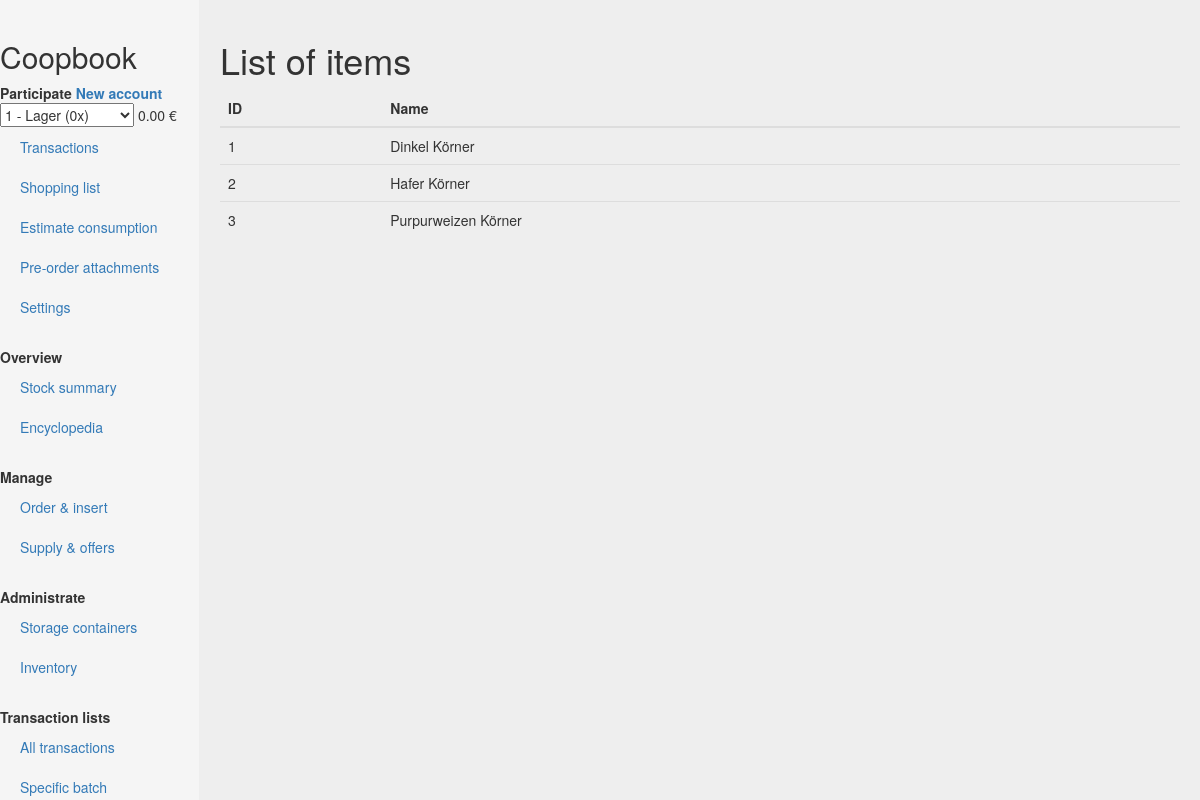
The page /itemlist on the database as committed earlier.
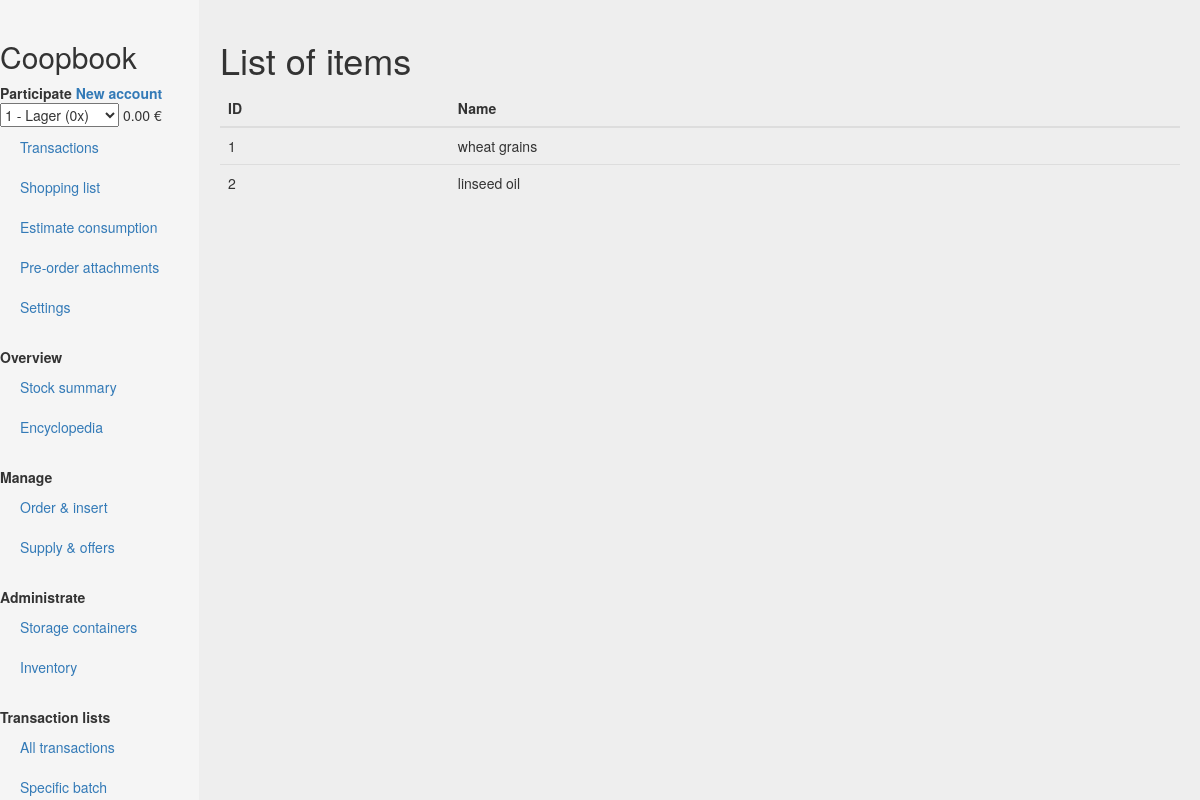
The same page on the database as committed later.
### core/models.py (models this page shows, shortened)
class Item(models.Model):
    name = models.CharField(max_length=100)

### core/views.py (the view)
# urls.py: url(r'^itemlist$', views.itemlist),
def itemlist(request):
    template = loader.get_template('core/itemlist.html')
    items = Item.objects.all()
    itemlist = sorted(list(items), key=lambda t: t.id)
    context = {"itemlist" : itemlist}
    return HttpResponse(template.render({**global_context(request), **context}, request))

### core/models.py (called while the page is built)
    def __str__(self):
        rate = self.calc_rate(datetime=datetime.datetime.now())
        return "{} - {} ({}x)".format(str(self.id), self.name, rate)

    def calc_rate(self, datetime):
        current_phases = AccPayPhase.objects.filter(account = self.id).filter(Q(start=None)|Q(start__lte=datetime)).filter(Q(end=None)|Q(end__gte=datetime))
        if not current_phases:
            rate = 0
        else:
            rate = 1
            for payphase in current_phases:
                rate = rate * payphase.rate
        return rate

    @property
    def balance_str(self):
        self.calc_balance()
        return "{} €".format(format(self.balance,'.2f'))

    def calc_balance(self):
        balance = 0
        charges = Charge.objects.filter(account=self)
        for charge in charges:
            if charge.to_balance == True:
                balance += charge.value
            else:
                pass
        self.balance = balance
        self.save()

### core/templates/core/itemlist.html (shortened to what this page needs)
{% extends "core/base.html" %}
{% block heading %}List of items{% endblock %}
{% block content %}
<table class="table">
          <thead>
            <th>ID</th>
            <th>Name</th>
          </thead>
          <tbody>
          {% for item in itemlist %}
            <tr>
              <td>{{ item.id }}</td>
              <td>{{ item.name }}</td>
            </tr>
          {% endfor %}
          </tbody>
        </table>
{% endblock %}

Rows that differ between the two databases and show on the page:
removed Item: id "3", name "Purpurweizen Körner"
changed Item id 1: name "Dinkel Körner" → "wheat grains"
changed Item id 2: name "Hafer Körner" → "linseed oil"
